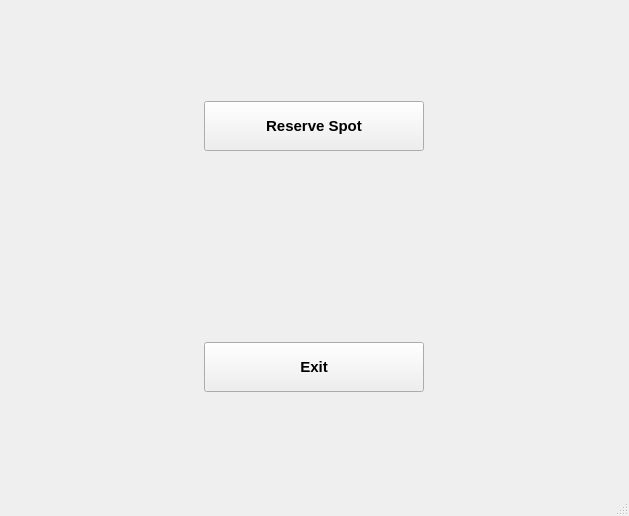
<?xml version="1.0" encoding="UTF-8"?>
<ui version="4.0">
 <class>MainWindow</class>
 <widget class="QMainWindow" name="MainWindow">
  <property name="geometry">
   <rect>
    <x>0</x>
    <y>0</y>
    <width>629</width>
    <height>516</height>
   </rect>
  </property>
  <property name="windowTitle">
   <string>Parking System</string>
  </property>
  <widget class="QWidget" name="centralwidget">
   <layout class="QVBoxLayout" name="verticalLayout">
    <item alignment="Qt::AlignCenter">
     <widget class="QPushButton" name="reserveButton">
      <property name="minimumSize">
       <size>
        <width>220</width>
        <height>50</height>
       </size>
      </property>
      <property name="font">
       <font>
        <pointsize>11</pointsize>
        <bold>true</bold>
       </font>
      </property>
      <property name="text">
       <string>Reserve Spot</string>
      </property>
     </widget>
    </item>
    <item alignment="Qt::AlignCenter">
     <widget class="QPushButton" name="exitButton">
      <property name="minimumSize">
       <size>
        <width>220</width>
        <height>50</height>
       </size>
      </property>
      <property name="font">
       <font>
        <pointsize>11</pointsize>
        <bold>true</bold>
       </font>
      </property>
      <property name="text">
       <string>Exit</string>
      </property>
     </widget>
    </item>
   </layout>
  </widget>
  <widget class="QMenuBar" name="menubar">
   <property name="geometry">
    <rect>
     <x>0</x>
     <y>0</y>
     <width>629</width>
     <height>22</height>
    </rect>
   </property>
  </widget>
  <widget class="QStatusBar" name="statusbar"/>
 </widget>
 <resources/>
 <connections/>
</ui>
